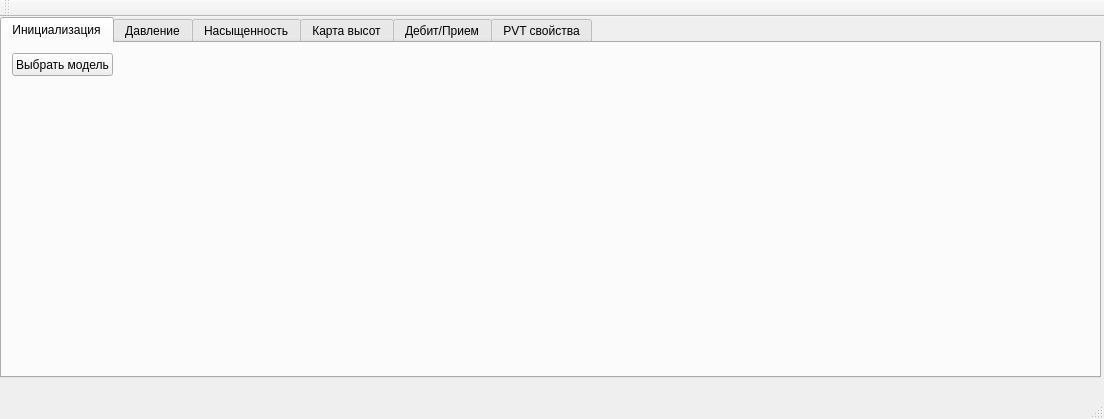
<?xml version="1.0" encoding="UTF-8"?>
<ui version="4.0">
 <class>MainWindow</class>
 <widget class="QMainWindow" name="MainWindow">
  <property name="geometry">
   <rect>
    <x>0</x>
    <y>0</y>
    <width>1104</width>
    <height>419</height>
   </rect>
  </property>
  <property name="windowTitle">
   <string>MainWindow</string>
  </property>
  <widget class="QWidget" name="centralWidget">
   <widget class="QTabWidget" name="tabWidget">
    <property name="geometry">
     <rect>
      <x>0</x>
      <y>0</y>
      <width>1101</width>
      <height>361</height>
     </rect>
    </property>
    <property name="currentIndex">
     <number>0</number>
    </property>
    <widget class="QWidget" name="init_tab">
     <attribute name="title">
      <string>Инициализация</string>
     </attribute>
     <widget class="QPushButton" name="pushButton">
      <property name="geometry">
       <rect>
        <x>10</x>
        <y>10</y>
        <width>101</width>
        <height>23</height>
       </rect>
      </property>
      <property name="text">
       <string>Выбрать модель</string>
      </property>
      <property name="checkable">
       <bool>true</bool>
      </property>
     </widget>
    </widget>
    <widget class="QWidget" name="pressure_animation">
     <attribute name="title">
      <string>Давление</string>
     </attribute>
     <widget class="QLabel" name="label_11">
      <property name="geometry">
       <rect>
        <x>280</x>
        <y>140</y>
        <width>111</width>
        <height>16</height>
       </rect>
      </property>
      <property name="text">
       <string>Анимация давления</string>
      </property>
     </widget>
    </widget>
    <widget class="QWidget" name="saturation_animation">
     <attribute name="title">
      <string>Насыщенность</string>
     </attribute>
     <widget class="QLabel" name="label_10">
      <property name="geometry">
       <rect>
        <x>290</x>
        <y>120</y>
        <width>131</width>
        <height>16</height>
       </rect>
      </property>
      <property name="text">
       <string>Анимация Насыщенности</string>
      </property>
     </widget>
    </widget>
    <widget class="QWidget" name="height_map">
     <attribute name="title">
      <string>Карта высот</string>
     </attribute>
     <widget class="QLabel" name="label_7">
      <property name="geometry">
       <rect>
        <x>120</x>
        <y>160</y>
        <width>151</width>
        <height>16</height>
       </rect>
      </property>
      <property name="text">
       <string>Карта высот (3D или 2D)</string>
      </property>
     </widget>
     <widget class="Line" name="line">
      <property name="geometry">
       <rect>
        <x>1010</x>
        <y>50</y>
        <width>20</width>
        <height>231</height>
       </rect>
      </property>
      <property name="orientation">
       <enum>Qt::Vertical</enum>
      </property>
     </widget>
     <widget class="QLabel" name="label_8">
      <property name="geometry">
       <rect>
        <x>1000</x>
        <y>280</y>
        <width>47</width>
        <height>13</height>
       </rect>
      </property>
      <property name="text">
       <string>MIN</string>
      </property>
     </widget>
     <widget class="QLabel" name="label_9">
      <property name="geometry">
       <rect>
        <x>1000</x>
        <y>30</y>
        <width>47</width>
        <height>13</height>
       </rect>
      </property>
      <property name="text">
       <string>MAX</string>
      </property>
     </widget>
    </widget>
    <widget class="QWidget" name="prod_inj_rates">
     <attribute name="title">
      <string>Дебит/Прием</string>
     </attribute>
     <widget class="QLabel" name="label_3">
      <property name="geometry">
       <rect>
        <x>80</x>
        <y>40</y>
        <width>111</width>
        <height>16</height>
       </rect>
      </property>
      <property name="text">
       <string>ГРАФИК INJ_1</string>
      </property>
     </widget>
     <widget class="QLabel" name="label_4">
      <property name="geometry">
       <rect>
        <x>80</x>
        <y>190</y>
        <width>91</width>
        <height>16</height>
       </rect>
      </property>
      <property name="text">
       <string>ГРАФИК INJ_2</string>
      </property>
     </widget>
     <widget class="QLabel" name="label_5">
      <property name="geometry">
       <rect>
        <x>530</x>
        <y>40</y>
        <width>101</width>
        <height>16</height>
       </rect>
      </property>
      <property name="text">
       <string>ГРАФИК PROD_1</string>
      </property>
     </widget>
     <widget class="QLabel" name="label_6">
      <property name="geometry">
       <rect>
        <x>530</x>
        <y>200</y>
        <width>101</width>
        <height>21</height>
       </rect>
      </property>
      <property name="text">
       <string>ГРАФИК PROD_2</string>
      </property>
     </widget>
    </widget>
    <widget class="QWidget" name="pvt_features">
     <attribute name="title">
      <string>PVT свойства</string>
     </attribute>
     <widget class="QLabel" name="label">
      <property name="geometry">
       <rect>
        <x>130</x>
        <y>90</y>
        <width>131</width>
        <height>31</height>
       </rect>
      </property>
      <property name="text">
       <string>ГРАФИК PVT</string>
      </property>
     </widget>
     <widget class="QLabel" name="label_2">
      <property name="geometry">
       <rect>
        <x>700</x>
        <y>100</y>
        <width>131</width>
        <height>41</height>
       </rect>
      </property>
      <property name="text">
       <string>ГРАФИК КАПИЛЛЯРКИ</string>
      </property>
     </widget>
    </widget>
   </widget>
  </widget>
  <widget class="QMenuBar" name="menuBar">
   <property name="geometry">
    <rect>
     <x>0</x>
     <y>0</y>
     <width>1104</width>
     <height>21</height>
    </rect>
   </property>
  </widget>
  <widget class="QToolBar" name="mainToolBar">
   <attribute name="toolBarArea">
    <enum>TopToolBarArea</enum>
   </attribute>
   <attribute name="toolBarBreak">
    <bool>false</bool>
   </attribute>
  </widget>
  <widget class="QStatusBar" name="statusBar"/>
 </widget>
 <layoutdefault spacing="6" margin="11"/>
 <resources/>
 <connections/>
</ui>
